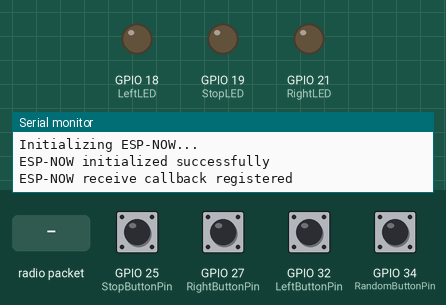
Simulated run of this sketch. Board: ESP32. Parts: output pins drawn as LEDs (lit = HIGH), the last lines printed to the serial monitor. Inputs (shaded band) come from the test bench; at power-on: GPIO 25 (StopButtonPin), GPIO 27 (RightButtonPin), GPIO 32 (LeftButtonPin), GPIO 34 (RandomButtonPin) LOW. Random numbers use the default seed unless the sketch sets one.

Above: at 4.2 s.
4.3 s: GPIO 25 (StopButtonPin) pulled HIGH for 0.15 s
At 4.8 s:
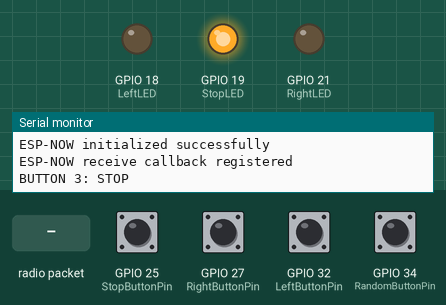
7.4 s: GPIO 27 (RightButtonPin) pulled HIGH for 0.15 s
At 8.4 s:
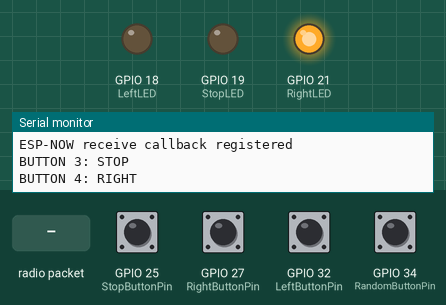
10.5 s: GPIO 32 (LeftButtonPin) pulled HIGH for 0.15 s
At 12.0 s:
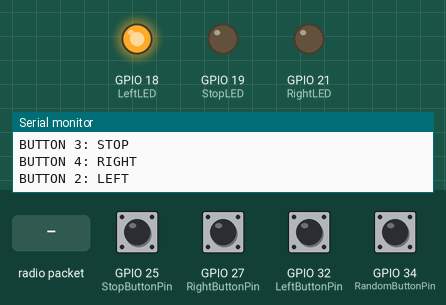
13.6 s: GPIO 34 (RandomButtonPin) pulled HIGH for 0.15 s
At 14.4 s:
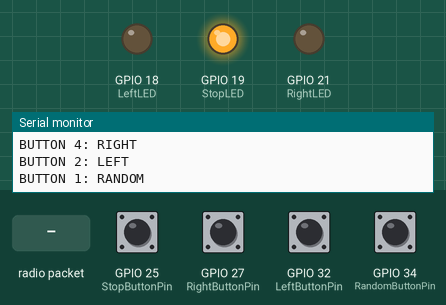
15.2 s: radio packet "SENTH SAFEMAX" arrives
Timing chart, 0 to 21.1 s (numbered marks = the images above; inputs shaded):
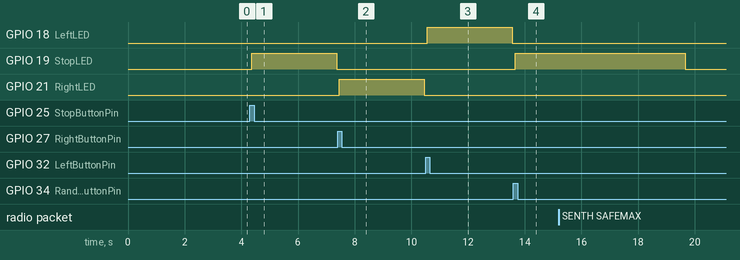

Measured:
- after the input at 4.3 s, GPIO 19 (StopLED): LOW → HIGH after 0.06 s, → LOW 3.0 s later
- after the input at 7.4 s, GPIO 21 (RightLED): LOW → HIGH after 0.06 s, → LOW 3.0 s later
- after the input at 10.5 s, GPIO 18 (LeftLED): LOW → HIGH after 0.06 s, → LOW 3.0 s later
- after the input at 13.6 s, GPIO 19 (StopLED): LOW → HIGH after 0.06 s

The sketch:

RECEIVER.ino
```cpp
#include <esp_now.h>
#include <WiFi.h>
#include <Arduino.h>

bool newData = false;
char receivedMessage[250]; // Buffer to hold received string

// Define LED pins
const int LeftLED = 18;
const int StopLED = 19;
const int RightLED = 21;
const int RandomLEDs[] = {18, 19, 21};

// Define button pins
const int RandomButtonPin = 34;
const int LeftButtonPin = 32;
const int StopButtonPin = 25;
const int RightButtonPin = 27;

// Button state
bool randomButtonPressed = false;
bool leftButtonPressed = false;
bool stopButtonPressed = false;
bool rightButtonPressed = false;

// Debounce delay
const unsigned long debounceDelay = 50;

// Function to turn on a random LED
void turnOnRandomLED() {
    int numLEDs = sizeof(RandomLEDs) / sizeof(RandomLEDs[0]);

    // Turn off all LEDs
    for (int i = 0; i < numLEDs; i++) {
        digitalWrite(RandomLEDs[i], LOW);
    }

    // Choose a random LED to turn on
    int randomIndex = random(0, numLEDs);
    digitalWrite(RandomLEDs[randomIndex], HIGH);

    // Keep the chosen LED on for 3 seconds
    delay(3000);
    digitalWrite(RandomLEDs[randomIndex], LOW);
}

// Callback when data is received via ESP-NOW
void OnDataRecv(const esp_now_recv_info *recv_info, const uint8_t *incomingData, int len) {
    if (len < sizeof(receivedMessage)) {
        memcpy(receivedMessage, incomingData, len);
        receivedMessage[len] = '\0';
        newData = true;
    } else {
        Serial.println("Received data is too large for the buffer");
    }
}

// Function to read button state with debouncing
bool readButton(int pin) {
    // Check if button is LOW (pressed) first, then wait for a HIGH signal
    if (digitalRead(pin) == LOW) {
        return false; // Not pressed
    }

    // Wait for the button to be pressed and debounce
    unsigned long startTime = millis();
    while (digitalRead(pin) == HIGH) {
        if (millis() - startTime > debounceDelay) {
            return true; // Button pressed
        }
    }
    return false; // Button not pressed
}

void setup() {
    Serial.begin(115200);
    delay(1000);
    Serial.println("Starting setup...");

    // Initialize button pins with internal pull-up resistors
    //pinMode(RandomButtonPin, INPUT_PULLUP);
    //pinMode(LeftButtonPin, INPUT_PULLUP);
    //pinMode(StopButtonPin, INPUT_PULLUP);
    //pinMode(RightButtonPin, INPUT_PULLUP);

    pinMode(RandomButtonPin, INPUT);
    pinMode(LeftButtonPin, INPUT);
    pinMode(StopButtonPin, INPUT);
    pinMode(RightButtonPin, INPUT);

    // Initialize LED pins
    pinMode(LeftLED, OUTPUT);
    pinMode(StopLED, OUTPUT);
    pinMode(RightLED, OUTPUT);

    // Ensure all LEDs are initially off
    digitalWrite(LeftLED, LOW);
    digitalWrite(StopLED, LOW);
    digitalWrite(RightLED, LOW);

    // Set up WiFi and ESP-NOW
    WiFi.mode(WIFI_MODE_STA);
    Serial.println("WiFi mode set to STA");

    Serial.println("Initializing ESP-NOW...");
    esp_err_t result = esp_now_init();
    if (result != ESP_OK) {
        Serial.print("Error initializing ESP-NOW: ");
        Serial.println(result);
        return;
    }
    Serial.println("ESP-NOW initialized successfully");

    // Register ESP-NOW receive callback
    esp_now_register_recv_cb(OnDataRecv);
    Serial.println("ESP-NOW receive callback registered");

    delay(2000); // Allow some time for the system to stabilize
}

void loop() {
    // Poll Random Button
    if (readButton(RandomButtonPin)) {
        randomButtonPressed = true;
    }

    // Poll Left Button
    if (readButton(LeftButtonPin)) {
        leftButtonPressed = true;
    }

    // Poll Stop Button
    if (readButton(StopButtonPin)) {
        stopButtonPressed = true;
    }

    // Poll Right Button
    if (readButton(RightButtonPin)) {
        rightButtonPressed = true;
    }

    // Handle button presses
    if (randomButtonPressed) {
        Serial.println("BUTTON 1: RANDOM");
        turnOnRandomLED();
        randomButtonPressed = false; // Reset flag
    }

    if (leftButtonPressed) {
        Serial.println("BUTTON 2: LEFT");
        digitalWrite(LeftLED, HIGH);
        delay(3000);
        digitalWrite(LeftLED, LOW);
        leftButtonPressed = false; // Reset flag
    }

    if (stopButtonPressed) {
        Serial.println("BUTTON 3: STOP");
        digitalWrite(StopLED, HIGH);
        delay(3000);
        digitalWrite(StopLED, LOW);
        stopButtonPressed = false; // Reset flag
    }

    if (rightButtonPressed) {
        Serial.println("BUTTON 4: RIGHT");
        digitalWrite(RightLED, HIGH);
        delay(3000);
        digitalWrite(RightLED, LOW);
        rightButtonPressed = false; // Reset flag
    }

    // Process received data
    if (newData) {
        Serial.println(receivedMessage);
        if (strcmp(receivedMessage, "SENTH SAFEMAX") == 0) {
            turnOnRandomLED();
        }
        newData = false;
    }

    delay(50);  // Small delay to reduce Serial Monitor flooding
}
```
